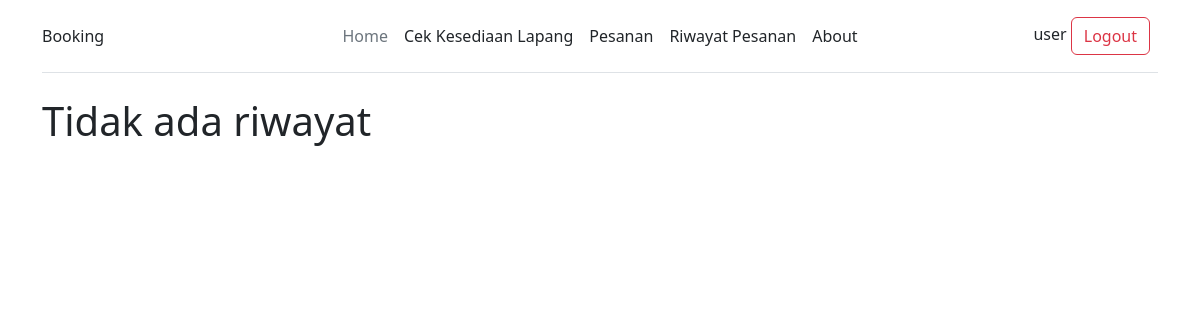
The app's page /riwayat-pesanan.php (signed in), older data.
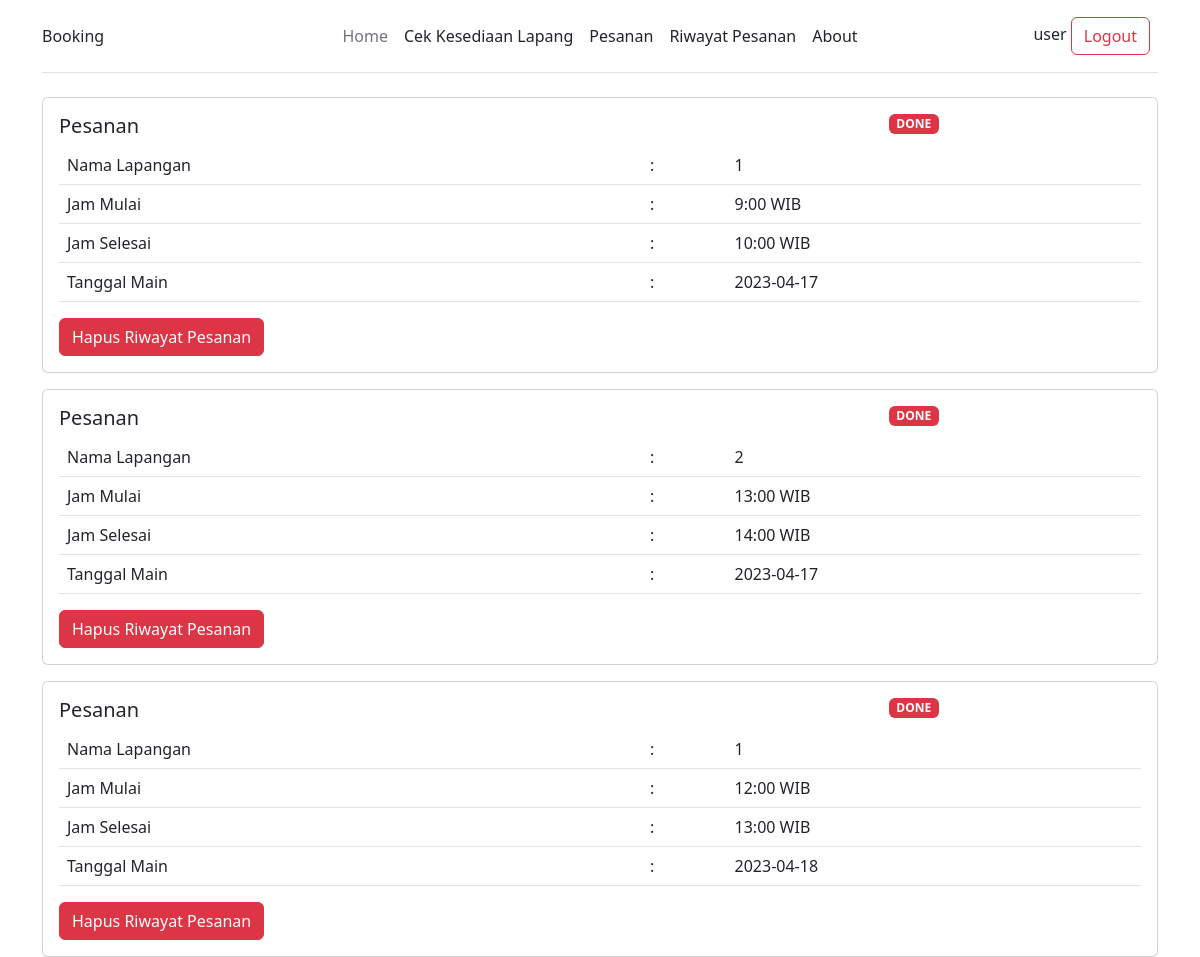
The same page, newer data.
### tables this page shows
CREATE TABLE `pemesanan` (
  `id` int(11) NOT NULL,
  `id_lapangan` int(11) NOT NULL,
  `id_user` int(11) NOT NULL,
  `tanggal` date NOT NULL,
  `waktu` int(11) NOT NULL,
  `status` varchar(50) NOT NULL,
  `expired` timestamp NOT NULL DEFAULT current_timestamp() ON UPDATE current_timestamp()
);

### riwayat-pesanan.php (the view, shortened to what this page needs)
<?php
require_once('config.php');
$id = $_SESSION['id'];
$query = "SELECT * FROM pemesanan WHERE id_user = '$id' AND NOT status='MENUNGGU PEMBAYARAN'";
$result = mysqli_query($conn, $query);
require_once('components/head.php');
require_once('components/nav.php');
?>
<div class="container">
    <?php if(mysqli_num_rows($result)==0) : ?>
        <h1>Tidak ada riwayat</h1>
    <?php endif?>
    <?php while($row = mysqli_fetch_assoc($result)) :?>
        <?php
            if($row['status'] == "MENUNGGU PEMBAYARAN"){
                $status = 'bg-primary';
            }else if($row['status'] == "LUNAS"){
                $status = 'bg-success';
            }else{
                $status = 'bg-danger';
            }
        ?>
        <div class="card mt-3">
            <div class="card-body">
                <div class="row">
                    <div class="col-sm-9">
                        <h5 class="card-title">Pesanan</h5>
                    </div>
                    <div class="col-sm-3">
                        <span class="badge <?=$status?>"><?= $row['status'] ?></span>
                    </div>
                </div>
                <div class="row">
                    <div class="col-sm-12">
                    <table class="table table-responsive">
                    <tr>
                        <td>Nama Lapangan</td>
                        <td>:</td>
                        <td><?= $row['id_lapangan'] ?></td>
                    </tr>
                    <tr>
                        <td>Jam Mulai</td>
                        <td>:</td>
                        <td><?= $row['waktu']+8 ?>:00  WIB</td>
                    </tr>
                    <tr>
                        <td>Jam Selesai</td>
                        <td>:</td>
                        <td><?= $row['waktu']+9 ?>:00 WIB</td>
                    </tr>
                    <tr>
                        <td>Tanggal Main</td>
                        <td>:</td>
                        <td><?= $row['tanggal'] ?></td>
                    </tr>
                </table>
                    </div>
                </div>
                    <a id="hapusBtn" onclick="hapusRiwayat(<?= $row['id']?>)" class="btn btn-danger">Hapus Riwayat Pesanan</a>
            </div>
        </div>
    <?php endwhile ?>
</div>

### components/head.php (shortened to what this page needs)
<head>
    <link href="https://cdn.jsdelivr.net/npm/bootstrap@5.3.0-alpha3/dist/css/bootstrap.min.css" rel="stylesheet">
</head>

### components/nav.php
<?php
    if(isset($_SESSION['username'])){
        $isLogin = true;
    }
?>
<div class="container">
        <header class="d-flex flex-wrap align-items-center justify-content-center justify-content-md-between py-3 mb-4 border-bottom">
        <a href="./" class="brand d-flex align-items-center col-md-3 mb-2 mb-md-0 text-dark text-decoration-none">
            Booking
        </a>
        <ul class="nav col-12 col-md-auto mb-2 justify-content-center mb-md-0">
            <li><a href="./" class="nav-link px-2 link-secondary">Home</a></li>
            <li><a href="./cek-lapang.php" class="nav-link px-2 link-dark">Cek Kesediaan Lapang</a></li>
            <?php if(isset($isLogin)) : ?>
                <li><a href="./pesanan.php" class="nav-link px-2 link-dark">Pesanan</a></li>
                <li><a href="./riwayat-pesanan.php" class="nav-link px-2 link-dark">Riwayat Pesanan</a></li>
                <li><a href="#" class="nav-link px-2 link-dark">About</a></li>
            <?php endif ?>
        </ul>
        <div class="col-md-3 text-end">
            <?php if(isset($isLogin)): ?>
                <span><?= $_SESSION['username']?></span>
                <a href="logout.php" class="btn btn-outline-danger me-2">Logout</a>
            <?php else : ?>
                <a href="login.php" class="btn btn-outline-primary me-2">Login</a>
                <a href="register.php" class="btn btn-primary">Sign-up</a>
            <?php endif ?>
        </div>
        </header>
    </div>

Row changes from the older to the newer data that the page shows:
now on this page (row edited): pemesanan: status "DONE", id_lapangan "1", $row['waktu']+8 "9", $row['waktu']+9 "10", tanggal "2023-04-17"
now on this page (row edited): pemesanan: status "DONE", id_lapangan "2", $row['waktu']+8 "13", $row['waktu']+9 "14", tanggal "2023-04-17"
now on this page (row edited): pemesanan: status "DONE", id_lapangan "1", $row['waktu']+8 "12", $row['waktu']+9 "13", tanggal "2023-04-18"
Text that changed along with them:
text no longer shown: "Tidak ada riwayat"
